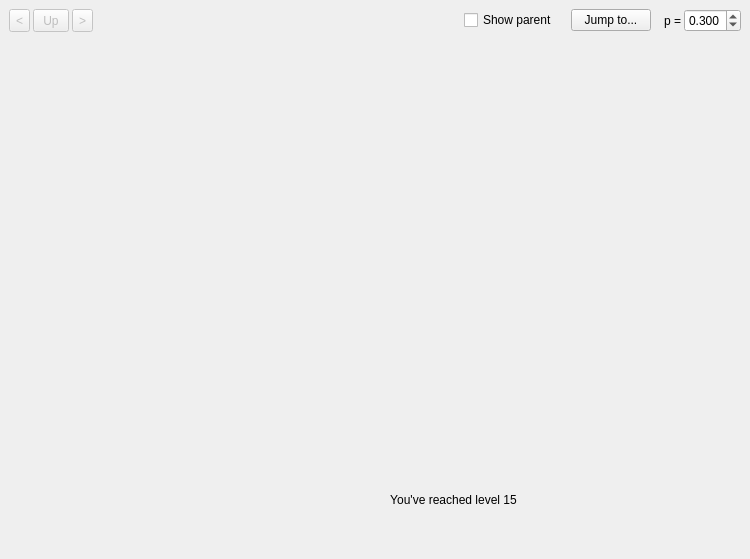
<?xml version="1.0" encoding="UTF-8"?>
<ui version="4.0">
 <class>MainWindow</class>
 <widget class="QMainWindow" name="MainWindow">
  <property name="geometry">
   <rect>
    <x>0</x>
    <y>0</y>
    <width>750</width>
    <height>559</height>
   </rect>
  </property>
  <property name="windowTitle">
   <string>Fractal Laplacian</string>
  </property>
  <widget class="QWidget" name="centralwidget">
   <layout class="QVBoxLayout" name="verticalLayout">
    <item>
     <layout class="QHBoxLayout" name="horizontalLayout_3">
      <property name="spacing">
       <number>3</number>
      </property>
      <item>
       <widget class="QToolButton" name="btn_prev">
        <property name="enabled">
         <bool>false</bool>
        </property>
        <property name="sizePolicy">
         <sizepolicy hsizetype="Fixed" vsizetype="Preferred">
          <horstretch>0</horstretch>
          <verstretch>0</verstretch>
         </sizepolicy>
        </property>
        <property name="text">
         <string>&lt;</string>
        </property>
       </widget>
      </item>
      <item>
       <widget class="QToolButton" name="btn_up">
        <property name="enabled">
         <bool>false</bool>
        </property>
        <property name="sizePolicy">
         <sizepolicy hsizetype="Fixed" vsizetype="Preferred">
          <horstretch>0</horstretch>
          <verstretch>0</verstretch>
         </sizepolicy>
        </property>
        <property name="text">
         <string> Up </string>
        </property>
       </widget>
      </item>
      <item>
       <widget class="QToolButton" name="btn_next">
        <property name="enabled">
         <bool>false</bool>
        </property>
        <property name="sizePolicy">
         <sizepolicy hsizetype="Fixed" vsizetype="Preferred">
          <horstretch>0</horstretch>
          <verstretch>0</verstretch>
         </sizepolicy>
        </property>
        <property name="text">
         <string>&gt;</string>
        </property>
       </widget>
      </item>
      <item>
       <spacer name="horizontalSpacer_3">
        <property name="orientation">
         <enum>Qt::Horizontal</enum>
        </property>
        <property name="sizeHint" stdset="0">
         <size>
          <width>5</width>
          <height>20</height>
         </size>
        </property>
       </spacer>
      </item>
      <item>
       <widget class="QLabel" name="lbl_path">
        <property name="sizePolicy">
         <sizepolicy hsizetype="MinimumExpanding" vsizetype="Preferred">
          <horstretch>100</horstretch>
          <verstretch>0</verstretch>
         </sizepolicy>
        </property>
        <property name="text">
         <string/>
        </property>
       </widget>
      </item>
      <item>
       <widget class="QCheckBox" name="check_show_parent">
        <property name="text">
         <string>Show parent</string>
        </property>
       </widget>
      </item>
      <item>
       <spacer name="horizontalSpacer_5">
        <property name="orientation">
         <enum>Qt::Horizontal</enum>
        </property>
        <property name="sizeType">
         <enum>QSizePolicy::Fixed</enum>
        </property>
        <property name="sizeHint" stdset="0">
         <size>
          <width>10</width>
          <height>20</height>
         </size>
        </property>
       </spacer>
      </item>
      <item>
       <widget class="QPushButton" name="btn_jump_to">
        <property name="text">
         <string>Jump to...</string>
        </property>
       </widget>
      </item>
      <item>
       <spacer name="horizontalSpacer_4">
        <property name="orientation">
         <enum>Qt::Horizontal</enum>
        </property>
        <property name="sizeHint" stdset="0">
         <size>
          <width>10</width>
          <height>20</height>
         </size>
        </property>
       </spacer>
      </item>
      <item>
       <widget class="QLabel" name="label">
        <property name="text">
         <string>p =</string>
        </property>
       </widget>
      </item>
      <item>
       <widget class="QDoubleSpinBox" name="spin_p">
        <property name="decimals">
         <number>3</number>
        </property>
        <property name="minimum">
         <double>0.001000000000000</double>
        </property>
        <property name="maximum">
         <double>0.999000000000000</double>
        </property>
        <property name="singleStep">
         <double>0.010000000000000</double>
        </property>
        <property name="value">
         <double>0.300000000000000</double>
        </property>
       </widget>
      </item>
     </layout>
    </item>
    <item>
     <widget class="GraphWidget" name="graph" native="true">
      <property name="sizePolicy">
       <sizepolicy hsizetype="Preferred" vsizetype="MinimumExpanding">
        <horstretch>0</horstretch>
        <verstretch>0</verstretch>
       </sizepolicy>
      </property>
     </widget>
    </item>
    <item>
     <layout class="QHBoxLayout" name="horizontalLayout">
      <item>
       <widget class="GraphWidget" name="thumbnail_0" native="true">
        <property name="sizePolicy">
         <sizepolicy hsizetype="Preferred" vsizetype="Preferred">
          <horstretch>0</horstretch>
          <verstretch>0</verstretch>
         </sizepolicy>
        </property>
        <property name="minimumSize">
         <size>
          <width>150</width>
          <height>100</height>
         </size>
        </property>
       </widget>
      </item>
      <item>
       <spacer name="horizontalSpacer">
        <property name="orientation">
         <enum>Qt::Horizontal</enum>
        </property>
        <property name="sizeHint" stdset="0">
         <size>
          <width>40</width>
          <height>20</height>
         </size>
        </property>
       </spacer>
      </item>
      <item>
       <widget class="GraphWidget" name="thumbnail_1" native="true">
        <property name="minimumSize">
         <size>
          <width>150</width>
          <height>100</height>
         </size>
        </property>
       </widget>
      </item>
      <item>
       <widget class="QLabel" name="lbl_maxlevel">
        <property name="sizePolicy">
         <sizepolicy hsizetype="MinimumExpanding" vsizetype="Preferred">
          <horstretch>0</horstretch>
          <verstretch>0</verstretch>
         </sizepolicy>
        </property>
        <property name="minimumSize">
         <size>
          <width>0</width>
          <height>100</height>
         </size>
        </property>
        <property name="text">
         <string>You've reached level 15</string>
        </property>
        <property name="alignment">
         <set>Qt::AlignCenter</set>
        </property>
       </widget>
      </item>
      <item>
       <spacer name="horizontalSpacer_2">
        <property name="orientation">
         <enum>Qt::Horizontal</enum>
        </property>
        <property name="sizeHint" stdset="0">
         <size>
          <width>40</width>
          <height>20</height>
         </size>
        </property>
       </spacer>
      </item>
      <item>
       <widget class="GraphWidget" name="thumbnail_2" native="true">
        <property name="minimumSize">
         <size>
          <width>150</width>
          <height>100</height>
         </size>
        </property>
       </widget>
      </item>
     </layout>
    </item>
   </layout>
  </widget>
  <widget class="QMenuBar" name="menubar">
   <property name="geometry">
    <rect>
     <x>0</x>
     <y>0</y>
     <width>750</width>
     <height>25</height>
    </rect>
   </property>
  </widget>
 </widget>
 <customwidgets>
  <customwidget>
   <class>GraphWidget</class>
   <extends>QWidget</extends>
   <header>graph_widget.h</header>
   <container>1</container>
  </customwidget>
 </customwidgets>
 <resources/>
 <connections/>
</ui>
